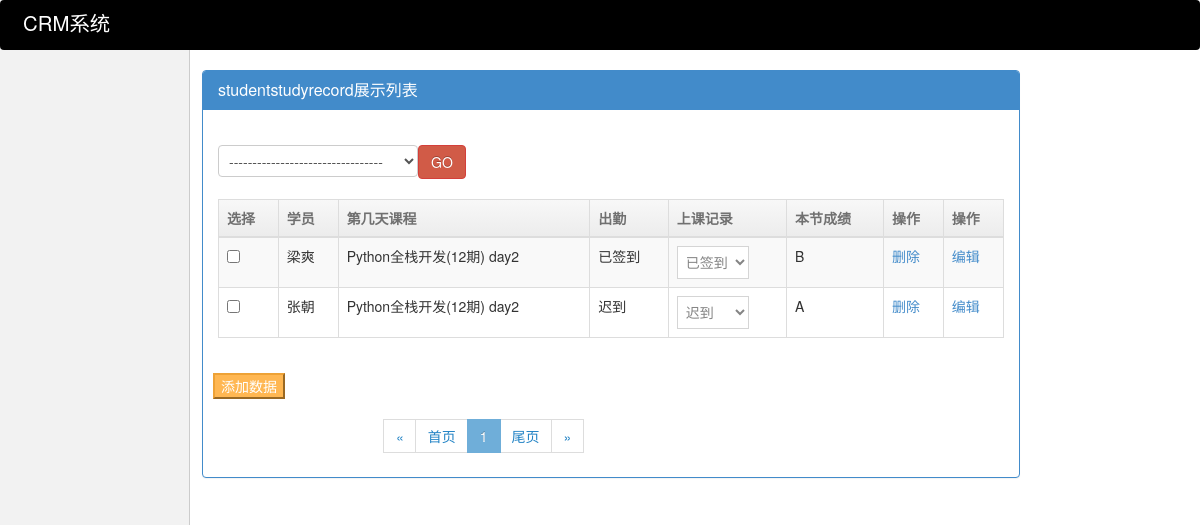
Screenshot of /my_admin/old_boy_crm/studentstudyrecord/?classstudyrecord=2 with the database file from the repository.
### old_boy_crm/models.py (models this page shows, shortened)
class Student(models.Model):
    customer = models.OneToOneField(verbose_name='客户信息', to='Customer')
    class_list = models.ManyToManyField(verbose_name="已报班级", to='ClassList', blank=True)
    emergency_contract = models.CharField(max_length=32, blank=True, null=True, verbose_name='紧急联系人')
    company = models.CharField(verbose_name='公司', max_length=128, blank=True, null=True)
    location = models.CharField(max_length=64, verbose_name='所在区域', blank=True, null=True)
    position = models.CharField(verbose_name='岗位', max_length=64, blank=True, null=True)
    salary = models.IntegerField(verbose_name='薪资', blank=True, null=True)
    welfare = models.CharField(verbose_name='福利', max_length=256, blank=True, null=True)
    date = models.DateField(verbose_name='入职时间', help_text='格式yyyy-mm-dd', blank=True, null=True)
    memo = models.CharField(verbose_name='备注', max_length=256, blank=True, null=True)
    def __str__(self):
        return self.customer.name

class Customer(models.Model):
    qq = models.CharField(verbose_name='qq', max_length=64, unique=True, help_text='QQ号必须唯一')
    name = models.CharField(verbose_name='学生姓名', max_length=16)
    gender = models.SmallIntegerField(verbose_name='性别', choices=((1, '男'), (2, '女')))
    education_choices = (
        (1, '重点大学'),
        (2, '普通本科'),
        (3, '独立院校'),
        (4, '民办本科'),
        (5, '大专'),
        (6, '民办专科'),
        (7, '高中'),
        (8, '其他')
    )
    education = models.IntegerField(verbose_name='学历', choices=education_choices, blank=True, null=True, )
    graduation_school = models.CharField(verbose_name='毕业学校', max_length=64, blank=True, null=True)
    major = models.CharField(verbose_name='所学专业', max_length=64, blank=True, null=True)
    experience_choices = [
        (1, '在校生'),
        (2, '应届毕业'),
        (3, '半年以内'),
        (4, '半年至一年'),
        (5, '一年至三年'),
        (6, '三年至五年'),
        (7, '五年以上'),
    ]
    experience = models.IntegerField(verbose_name='工作经验', blank=True, null=True, choices=experience_choices)
    work_status_choices = [
        (1, '在职'),
        (2, '无业')
    ]
    work_status = models.IntegerField(verbose_name="职业状态", choices=work_status_choices, default=1, blank=True, null=True)
    company = models.CharField(verbose_name="目前就职公司", max_length=64, blank=True, null=True)
    salary = models.CharField(verbose_name="当前薪资", max_length=64, blank=True, null=True)
    source_choices = [
        (1, "qq群"),
        (2, "内部转介绍"),
        (3, "官方网站"),
        (4, "百度推广"),
        (5, "360推广"),
        (6, "搜狗推广"),
        (7, "腾讯课堂"),
        (8, "广点通"),
        (9, "高校宣讲"),
        (10, "渠道代理"),
        (11, "51cto"),
        (12, "智汇推"),
        (13, "网盟"),
        (14, "DSP"),
        (15, "SEO"),
        (16, "其它"),
    ]
    source = models.SmallIntegerField('客户来源', choices=source_choices, default=1)
    referral_from = models.ForeignKey(
        'self',
        blank=True,
        null=True,
        verbose_name="转介绍自学员",
        help_text="若此客户是转介绍自内部学员,请在此处选择内部学员姓名",
        related_name="internal_referral"
    )
    course = models.ManyToManyField(verbose_name="咨询课程", to="Course")
    status_choices = [
        (1, "已报名"),
        (2, "未报名")
    ]
    status = models.IntegerField(
        verbose_name="状态",
        choices=status_choices,
        default=2,
        help_text=u"选择客户此时的状态"
    )
    consultant = models.ForeignKey(verbose_name="课程顾问", to='UserInfo', related_name='consultanter')
    date = models.DateField(verbose_name="咨询日期", auto_now_add=True)
    recv_date = models.DateField(verbose_name="当前课程顾问的接单日期", null=True)
    last_consult_date = models.DateField(verbose_name="最后跟进日期", )

class ClassStudyRecord(models.Model):
    class_obj = models.ForeignKey(verbose_name="班级", to="ClassList")
    day_num = models.IntegerField(verbose_name="节次", help_text=u"此处填写第几节课或第几天课程...,必须为数字")
    teacher = models.ForeignKey(verbose_name="讲师", to='UserInfo', limit_choices_to={"depart_id__in": [1004, 1005]})
    date = models.DateField(verbose_name="上课日期", auto_now_add=True)
    course_title = models.CharField(verbose_name='本节课程标题', max_length=64, blank=True, null=True)
    course_memo = models.TextField(verbose_name='本节课程内容概要', blank=True, null=True)
    has_homework = models.BooleanField(default=True, verbose_name="本节有作业")
    homework_title = models.CharField(verbose_name='本节作业标题', max_length=64, blank=True, null=True)
    homework_memo = models.TextField(verbose_name='作业描述', max_length=500, blank=True, null=True)
    exam = models.TextField(verbose_name='踩分点', max_length=300, blank=True, null=True)
    def __str__(self):
        return "{0} day{1}".format(self.class_obj, self.day_num)

class ClassList(models.Model):
    school = models.ForeignKey(verbose_name='校区', to='School')
    course = models.ForeignKey(verbose_name='课程名称', to='Course')
    semester = models.IntegerField(verbose_name="班级(期)")
    price = models.IntegerField(verbose_name="学费")
    start_date = models.DateField(verbose_name="开班日期")
    graduate_date = models.DateField(verbose_name="结业日期", null=True, blank=True)
    memo = models.CharField(verbose_name='说明', max_length=256, blank=True, null=True, )
    teachers = models.ManyToManyField(verbose_name='任课老师', to='UserInfo',limit_choices_to={"depart_id__in":[1004,1005]})
    tutor = models.ForeignKey(verbose_name='班主任', to='UserInfo', related_name="class_list",limit_choices_to={"depart_id":1003})
    def __str__(self):
        return "{0}({1}期)".format(self.course.name, self.semester)

class Course(models.Model):
    name = models.CharField(verbose_name='课程名称', max_length=32)

### my_admin/service/sites.py (the view, shortened to what this page needs)
    def listview(self, request):
        add_url = self.get_add_url()
        list_url = self.get_list_url()
        data_list = self.model.objects.all()
        search_condition = self.get_search_condition(request)
        filter_condition = self.get_filter_condition(request)
        data_list = data_list.filter(search_condition).filter(filter_condition)
        show_list = Showlist(self, data_list, request)
        header_list = show_list.get_header()
        current_show_data = show_list.get_body()
        page_html = show_list.myPage_obj.ret_html()
        new_actions = show_list.get_new_actions()
        new_list_filter = show_list.get_new_list_filter()
        return render(request, "my-admin/listview.html", {
            "current_show_data": current_show_data,
            "header_list": header_list,
            "current_model": self.model_name,
            "add_url": add_url,
            "page_html": page_html,
            "search_fields": self.search_fields,
            "new_actions": new_actions,
            "list_filter":self.list_filter,
            "list_url":list_url,
            "new_list_filter":new_list_filter,
        })

### my_admin/service/sites.py (called while the page is built, shortened)
    def get_new_actions(self):
        add_actions = []
        add_actions.extend(self.config_obj.actions)
        add_actions.append(self.config_obj.patch_delete)
        new_actions = []    # 新式actions
        for func in add_actions:
            new_actions.append({
                "text":func.short_description,
                "name":func.__name__,
            })
        return new_actions

    def get_new_list_filter(self):
        new_list_filter = {}
        return new_list_filter

    def get_header(self):
        header_list = []
        for field_or_func in self.config_obj.get_new_list_display():
            if callable(field_or_func):
                add_header = field_or_func(self.config_obj, is_header=True)
            else:
                if field_or_func == "__str__":
                    add_header = self.config_obj.model._meta.model_name.upper()
                else:
                    field_obj = self.config_obj.model._meta.get_field(field_or_func)
                    add_header = field_obj.verbose_name
            header_list.append(add_header)
        return header_list

    def get_list_url(self):
        list_url = "{}_{}_list".format(self.app_label, self.model_name)
        return reverse(list_url)

    def get_add_url(self):
        list_url = "{}_{}_add".format(self.app_label, self.model_name)
        return reverse(list_url)

    def get_delete_url(self, data_obj):
        list_url = "{}_{}_delete".format(self.app_label, self.model_name)
        return reverse(list_url, args=(data_obj.pk,))

    def get_change_url(self, data_obj):
        list_url = "{}_{}_change".format(self.app_label, self.model_name)
        return reverse(list_url, args=(data_obj.pk,))

    def delete(self, data_obj=None, is_header=False):
        if is_header:
            return "操作"
        else:
            return mark_safe('<a href="{}">删除</a>'.format(self.get_delete_url(data_obj)))

    def change(self, data_obj=None, is_header=False):
        if is_header:
            return "操作"
        else:
            return mark_safe('<a href="{}">编辑</a>'.format(self.get_change_url(data_obj)))

    def checkbox(self, data_obj=None, is_header=False):
        if is_header:
            return "选择"
        else:
            return mark_safe('<input type="checkbox" name="pk_list" value={}>'.format(data_obj.pk))

### my_admin/utils/mypage.py (called while the page is built)
    @property
    def start(self):
        return self.page_start_num

    @property
    def end(self):
        return self.page_end_num

### my_admin/templates/my-admin/listview.html (shortened to what this page needs)
{% extends "my-admin/base.html" %}
{% block page_css %}
    <link rel="stylesheet" href="/static/css/list_filter.css">
{% endblock %}
{% block page_main %}
    <div class="container" style="margin-top: 10px">
        <div class="row">
            <div class="col-md-10">
                <div class="panel panel-primary">
                    <div class="panel-heading">
                        <h3 class="panel-title">{{ current_model }}展示列表</h3>
                    </div>
                    <div class="panel-body">
                        <form action="" method="post">
                            <select name="actions" class="form-control form-inline pull-left"
                                    style="width: 200px;display: inline-block;margin:20px 0 ">
                                <option value="">---------------------------------</option>
                            </select>
                            <button class="btn btn-danger" style="margin: 20px 0">GO</button>
                            <table class="table table-striped table-hover table-bordered">
                                <thead>
                                <tr>
                                    {% for header in header_list %}
                                        <th>
                                            {{ header }}
                                        </th>
                                    {% endfor %}
                                </tr>
                                </thead>
                                <tbody>
                                {% for data_list in current_show_data %}
                                    <tr>
                                        {% for data in data_list %}
                                            <td>
                                                {{ data }}
                                            </td>
                                        {% endfor %}
                                    </tr>
                                {% endfor %}
                                </tbody>
                            </table>
                        </form>
                    </div>
                    <div>
                        <button type="button" class="btn-warning" style="margin:0 10px">
                            <a style="color: white" href="{{ add_url }}">添加数据</a>
                        </button>
                    </div>
                    <div style="margin-left: 180px">
                        {{ page_html|safe }}
                    </div>
                </div>
            </div>
        </div>
    </div>
{% endblock page_main %}

### my_admin/static/css/list_filter.css (style rules this page uses)
.active { color: red; }

### rows the page displays
Student: customer.name "梁爽", data_list "已签到" "B" "删除" "编辑"
ClassStudyRecord: class_obj+day_num "Python全栈开发(12期) day2"
Student: customer.name "张朝", data_list "迟到" "A" "删除" "编辑"

### other values shown
{{ current_model }} "studentstudyrecord"
{{ header }} "选择" "学员" "第几天课程" "出勤" "上课记录" "本节成绩" "操作" "操作"
{{ page_html|safe }} "« 首页 1 尾页 »"
